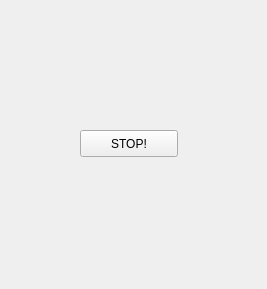
<?xml version="1.0" encoding="UTF-8"?>
<ui version="4.0">
 <class>ExecutionView</class>
 <widget class="QWidget" name="ExecutionView">
  <property name="geometry">
   <rect>
    <x>0</x>
    <y>0</y>
    <width>267</width>
    <height>289</height>
   </rect>
  </property>
  <property name="windowTitle">
   <string>Form</string>
  </property>
  <widget class="QPushButton" name="pushButton">
   <property name="geometry">
    <rect>
     <x>80</x>
     <y>130</y>
     <width>98</width>
     <height>27</height>
    </rect>
   </property>
   <property name="text">
    <string>STOP!</string>
   </property>
  </widget>
 </widget>
 <resources/>
 <connections/>
</ui>
